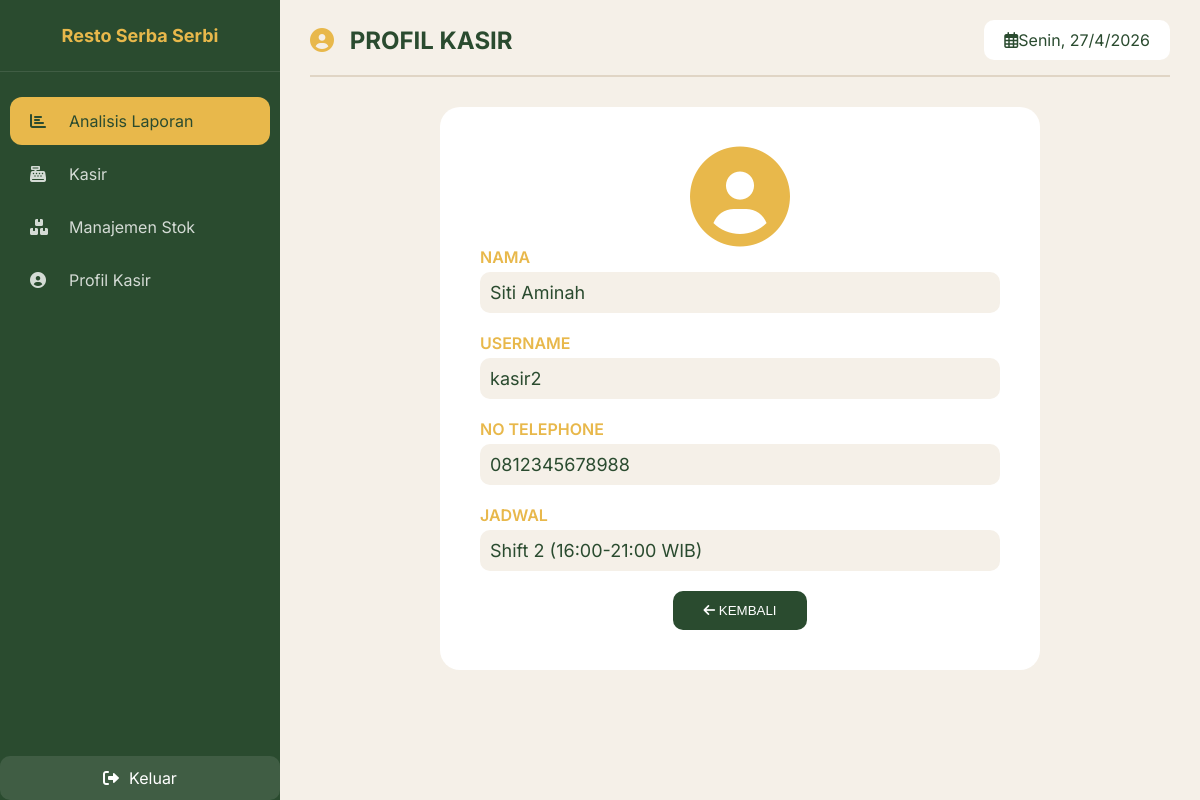
The app's page /profil.php (signed in) with its own data.
### tables this page shows
CREATE TABLE kasir (
    id INT PRIMARY KEY AUTO_INCREMENT,
    username VARCHAR(50) NOT NULL UNIQUE,
    password VARCHAR(255) NOT NULL,
    nama VARCHAR(100) NOT NULL,
    no_telephone VARCHAR(15),
    jadwal VARCHAR(50)
);

### profil.php (the view, shortened to what this page needs)
<?php
require_once 'config/db.php';
$stmt = $pdo->prepare("SELECT * FROM kasir WHERE id=?");
$stmt->execute([$_SESSION['kasir_id']]);
$kasir = $stmt->fetch();
?>
<!DOCTYPE html>
<html lang="id">
<head>
    <link rel="stylesheet" href="https://cdnjs.cloudflare.com/ajax/libs/font-awesome/6.0.0-beta3/css/all.min.css">
    <link rel="stylesheet" href="css/style.css">
</head>
<body>
    <div class="app-container">
         <aside class="sidebar">
    <div class="sidebar-header" style="justify-content: center;">
        <h3 style="text-align: center; width: 100%;">Resto Serba Serbi</h3>
    </div>
    <nav class="sidebar-nav">
                <a href="analisis.php" class="nav-item active"><i class="fas fa-chart-bar"></i><span>Analisis Laporan</span></a>
                <a href="kasir.php" class="nav-item"><i class="fas fa-cash-register"></i><span>Kasir</span></a>
                <a href="stok.php" class="nav-item"><i class="fas fa-boxes"></i><span>Manajemen Stok</span></a>
                <a href="profil.php" class="nav-item"><i class="fas fa-user-circle"></i><span>Profil Kasir</span></a>
    </nav>
    <div class="sidebar-footer">
        <a href="logout.php" class="btn-logout"><i class="fas fa-sign-out-alt"></i><span>Keluar</span></a>
    </div>
</aside>
        <main class="main-content">
            <div class="top-bar"><div class="page-title"><h1><i class="fas fa-user-circle"></i> PROFIL KASIR</h1></div><div class="date-time"><i class="far fa-calendar-alt"></i><span id="currentDate"></span></div></div>
            <div class="profile-card">
                <div class="profile-avatar"><i class="fas fa-user-circle"></i></div>
                <div class="profile-info">
                    <div class="info-row"><label>NAMA</label><p><?= htmlspecialchars($kasir['nama']) ?></p></div>
                    <div class="info-row"><label>USERNAME</label><p><?= htmlspecialchars($kasir['username']) ?></p></div>
                    <div class="info-row"><label>NO TELEPHONE</label><p><?= htmlspecialchars($kasir['no_telephone']) ?></p></div>
                    <div class="info-row"><label>JADWAL</label><p><?= htmlspecialchars($kasir['jadwal']) ?></p></div>
                </div>
                <button onclick="history.back()" class="btn-back"><i class="fas fa-arrow-left"></i> KEMBALI</button>
            </div>
        </main>
    </div>
</body>
</html>

### css/style.css (style rules this page uses)
* { margin: 0; padding: 0; box-sizing: border-box; }
body { font-family: 'Inter', sans-serif; background: #f5f0e8; color: #2A4B2F; }
.sidebar { width: 280px; background: #2A4B2F; display: flex; flex-direction: column; }
.sidebar-header { padding: 25px 20px; border-bottom: 1px solid rgba(255,255,255,0.1); display: flex; align-items: center; gap: 12px; }
.sidebar-header h3 { font-size: 18px; color: #E8B84B; }
.sidebar-nav { flex: 1; padding: 20px 0; }
.nav-item { display: flex; align-items: center; gap: 15px; padding: 14px 20px; color: rgba(255,255,255,0.8); text-decoration: none; margin: 5px 10px; border-radius: 12px; transition: all 0.3s; }
.nav-item i { width: 24px; }
.nav-item.active { background: #E8B84B; color: #2A4B2F; }
.btn-logout { width: 100%; padding: 12px; background: rgba(255,255,255,0.1); color: white; border: none; border-radius: 10px; cursor: pointer; display: flex; align-items: center; justify-content: center; gap: 10px; text-decoration: none; transition: all 0.3s; }
.app-container { display: flex; height: 100vh; overflow: hidden; }
.main-content { flex: 1; overflow-y: auto; padding: 20px 30px; background: #f5f0e8; }
.top-bar { display: flex; justify-content: space-between; align-items: center; margin-bottom: 30px; padding-bottom: 15px; border-bottom: 2px solid #e0d5c5; }
.page-title h1 { font-size: 24px; color: #2A4B2F; }
.page-title h1 i { color: #E8B84B; margin-right: 10px; }
.date-time { background: white; padding: 10px 20px; border-radius: 10px; }
.profile-card { background: white; border-radius: 20px; padding: 40px; text-align: center; max-width: 600px; margin: 0 auto; }
.profile-avatar i { font-size: 100px; color: #E8B84B; }
.info-row { margin-bottom: 20px; text-align: left; }
.info-row label { display: block; font-weight: 600; color: #E8B84B; margin-bottom: 5px; }
.info-row p { font-size: 18px; padding: 10px; background: #f5f0e8; border-radius: 10px; }
.btn-back { padding: 12px 30px; background: #2A4B2F; color: white; border: none; border-radius: 10px; cursor: pointer; }

### records on screen
kasir: nama "Siti Aminah", username "kasir2", no_telephone "0812345678988", jadwal "Shift 2 (16:00-21:00 WIB)"
